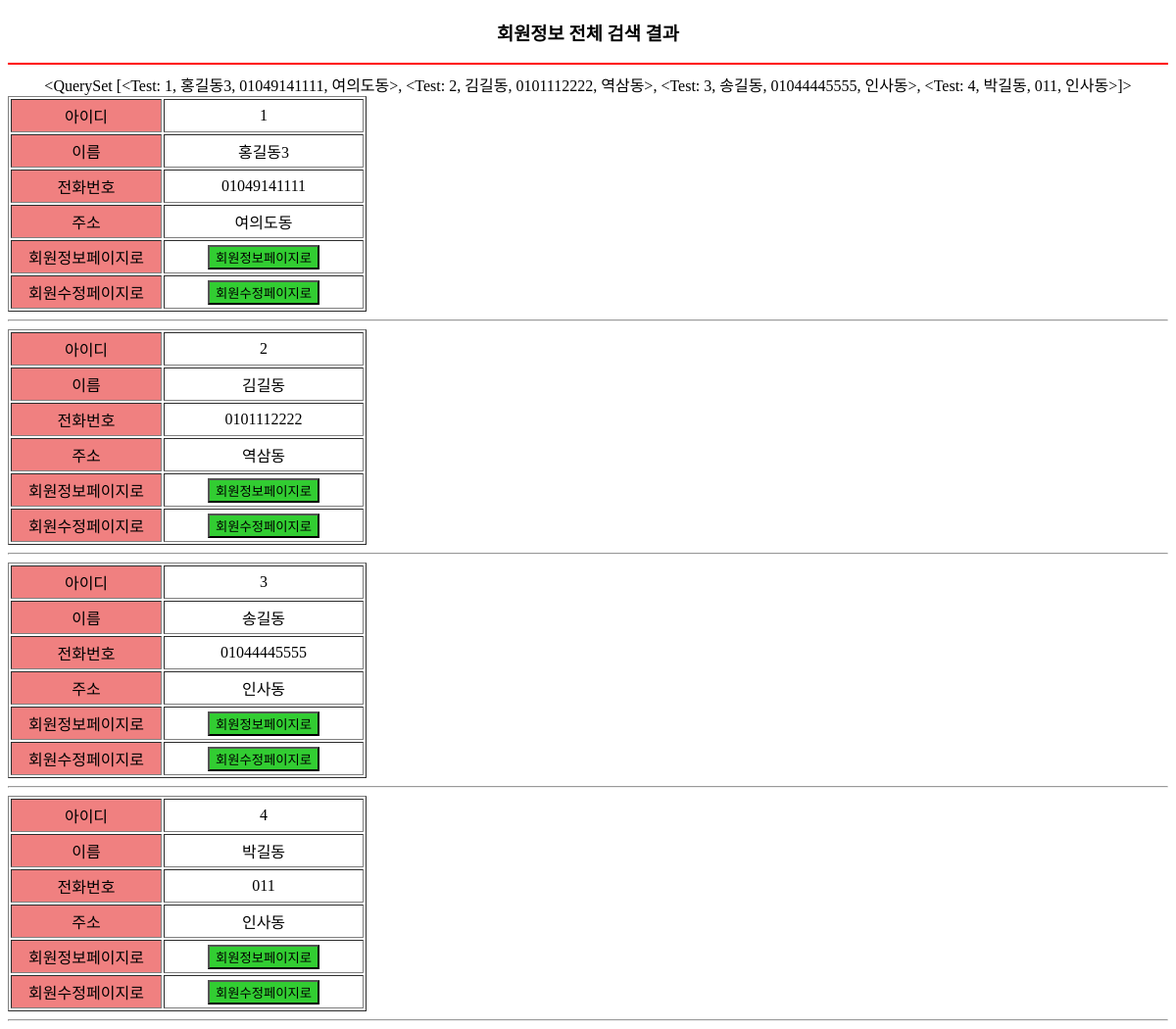
The page /member/all on the database as committed earlier.
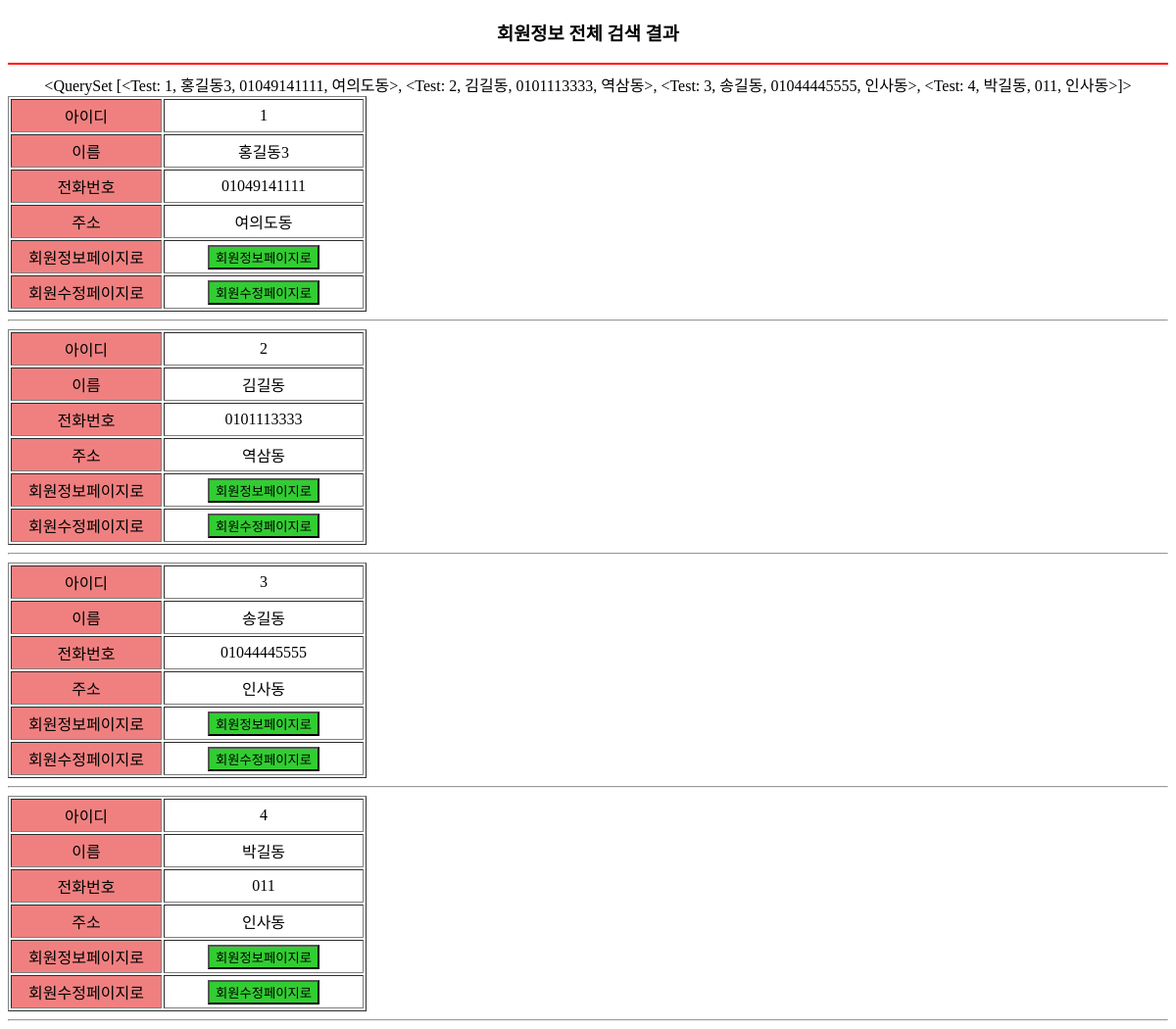
The same page on the database as committed later.
### member/models.py (models this page shows)
class Test(models.Model):
    name = models.CharField(max_length=200)
    tel = models.CharField(max_length=200)
    addr = models.CharField(max_length=200)
    def __str__(self):
        return str(self.id) + ", " + self.name + ", " + \
            self.tel + ", " + self.addr

### member/views.py (the view)
# urls.py: path('member/all', member.views.all),
def all(req):
    all = Test.objects.all()
    context = {'all' : all}
    return render(req, 'member/all.html', context)

### templates/member/all.html (shortened to what this page needs)
<!DOCTYPE html>
<html lang="en">
<head>
</head>
<body>
<h3>회원정보 전체 검색 결과 </h3>
<hr color="red">
{{ all }}
{% for one in all %}
<table border="1">
    <tr>
        <td width="100" class="c1">아이디</td>
        <td width="200">
            {{ one.id }}
        </td>
    </tr>
    <tr>
        <td width="100" class="c1">이름</td>
        <td width="200">
            {{ one.name }}
        </td>
    </tr>
    <tr>
        <td width="100" class="c1">전화번호</td>
        <td width="200">
            {{ one.tel }}
        </td>
    </tr>
    <tr>
        <td width="100" class="c1">주소</td>
        <td width="200">
            {{ one.addr }}
        </td>
    </tr>
    <tr>
        <td class="c1">회원정보페이지로</td>
        <td width="200">
            <a href="/member">
                <button>회원정보페이지로</button>
            </a>
        </td>
    </tr>
    <tr>
        <td class="c1">회원수정페이지로</td>
        <td width="200">
            <a href="/member/up/{{ one.id }}">
                <button>회원수정페이지로</button>
            </a>
        </td>
    </tr>
</table>
    <hr>
{% endfor %}
</body>
</html>

Rows that differ between the two databases and show on the page:
changed through a linked row, Test "홍길동3": id+name+tel "<QuerySet [<Test: 1, 홍길동3, 01049141111, 여의도동>, <Test: 2, 김길동, 0101112222, 역삼동>, <Test: 3, 송길동, 01044445555, 인사동>, <Test: 4, 박길동, 011, 인사동>]>" → "<QuerySet [<Test: 1, 홍길동3, 01049141111, 여의도동>, <Test: 2, 김길동, 0101113333, 역삼동>, <Test: 3, 송길동, 01044445555, 인사동>, <Test: 4, 박길동, 011, 인사동>]>"
changed Test "김길동": tel "0101112222" → "0101113333"
